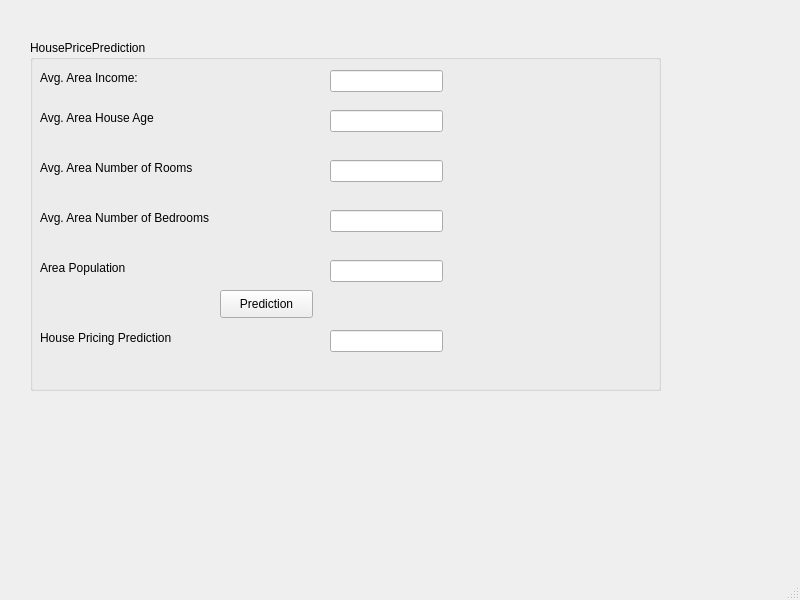
<?xml version="1.0" encoding="UTF-8"?>
<ui version="4.0">
 <class>MainWindow</class>
 <widget class="QMainWindow" name="MainWindow">
  <property name="geometry">
   <rect>
    <x>0</x>
    <y>0</y>
    <width>800</width>
    <height>600</height>
   </rect>
  </property>
  <property name="windowTitle">
   <string>MainWindow</string>
  </property>
  <widget class="QWidget" name="centralwidget">
   <widget class="QGroupBox" name="groupBox">
    <property name="geometry">
     <rect>
      <x>30</x>
      <y>40</y>
      <width>631</width>
      <height>351</height>
     </rect>
    </property>
    <property name="title">
     <string>HousePricePrediction</string>
    </property>
    <widget class="QLabel" name="label">
     <property name="geometry">
      <rect>
       <x>10</x>
       <y>30</y>
       <width>281</width>
       <height>16</height>
      </rect>
     </property>
     <property name="text">
      <string>Avg. Area Income:</string>
     </property>
    </widget>
    <widget class="QLineEdit" name="lineEditAreaIncome">
     <property name="geometry">
      <rect>
       <x>300</x>
       <y>30</y>
       <width>113</width>
       <height>22</height>
      </rect>
     </property>
    </widget>
    <widget class="QLabel" name="label_2">
     <property name="geometry">
      <rect>
       <x>10</x>
       <y>70</y>
       <width>281</width>
       <height>16</height>
      </rect>
     </property>
     <property name="text">
      <string>Avg. Area House Age</string>
     </property>
    </widget>
    <widget class="QLineEdit" name="lineEditAreaHouseAge">
     <property name="geometry">
      <rect>
       <x>300</x>
       <y>70</y>
       <width>113</width>
       <height>22</height>
      </rect>
     </property>
    </widget>
    <widget class="QLabel" name="label_3">
     <property name="geometry">
      <rect>
       <x>10</x>
       <y>120</y>
       <width>281</width>
       <height>16</height>
      </rect>
     </property>
     <property name="text">
      <string>Avg. Area Number of Rooms</string>
     </property>
    </widget>
    <widget class="QLineEdit" name="lineEditAreaNumberofRoom">
     <property name="geometry">
      <rect>
       <x>300</x>
       <y>120</y>
       <width>113</width>
       <height>22</height>
      </rect>
     </property>
    </widget>
    <widget class="QLabel" name="label_4">
     <property name="geometry">
      <rect>
       <x>10</x>
       <y>170</y>
       <width>281</width>
       <height>16</height>
      </rect>
     </property>
     <property name="text">
      <string>Avg. Area Number of Bedrooms</string>
     </property>
    </widget>
    <widget class="QLineEdit" name="lineEditAreaNumberofBedroom">
     <property name="geometry">
      <rect>
       <x>300</x>
       <y>170</y>
       <width>113</width>
       <height>22</height>
      </rect>
     </property>
    </widget>
    <widget class="QLabel" name="label_5">
     <property name="geometry">
      <rect>
       <x>10</x>
       <y>220</y>
       <width>281</width>
       <height>16</height>
      </rect>
     </property>
     <property name="text">
      <string>Area Population</string>
     </property>
    </widget>
    <widget class="QLineEdit" name="lineEditAreaPopulation">
     <property name="geometry">
      <rect>
       <x>300</x>
       <y>220</y>
       <width>113</width>
       <height>22</height>
      </rect>
     </property>
    </widget>
    <widget class="QLabel" name="label_6">
     <property name="geometry">
      <rect>
       <x>10</x>
       <y>290</y>
       <width>281</width>
       <height>16</height>
      </rect>
     </property>
     <property name="text">
      <string>House Pricing Prediction</string>
     </property>
    </widget>
    <widget class="QLineEdit" name="lineEditHousePricingPrediction">
     <property name="geometry">
      <rect>
       <x>300</x>
       <y>290</y>
       <width>113</width>
       <height>22</height>
      </rect>
     </property>
    </widget>
    <widget class="QPushButton" name="pushButtonPrediction">
     <property name="geometry">
      <rect>
       <x>190</x>
       <y>250</y>
       <width>93</width>
       <height>28</height>
      </rect>
     </property>
     <property name="text">
      <string>Prediction</string>
     </property>
    </widget>
   </widget>
  </widget>
  <widget class="QMenuBar" name="menubar">
   <property name="geometry">
    <rect>
     <x>0</x>
     <y>0</y>
     <width>800</width>
     <height>26</height>
    </rect>
   </property>
  </widget>
  <widget class="QStatusBar" name="statusbar"/>
 </widget>
 <resources/>
 <connections/>
</ui>
